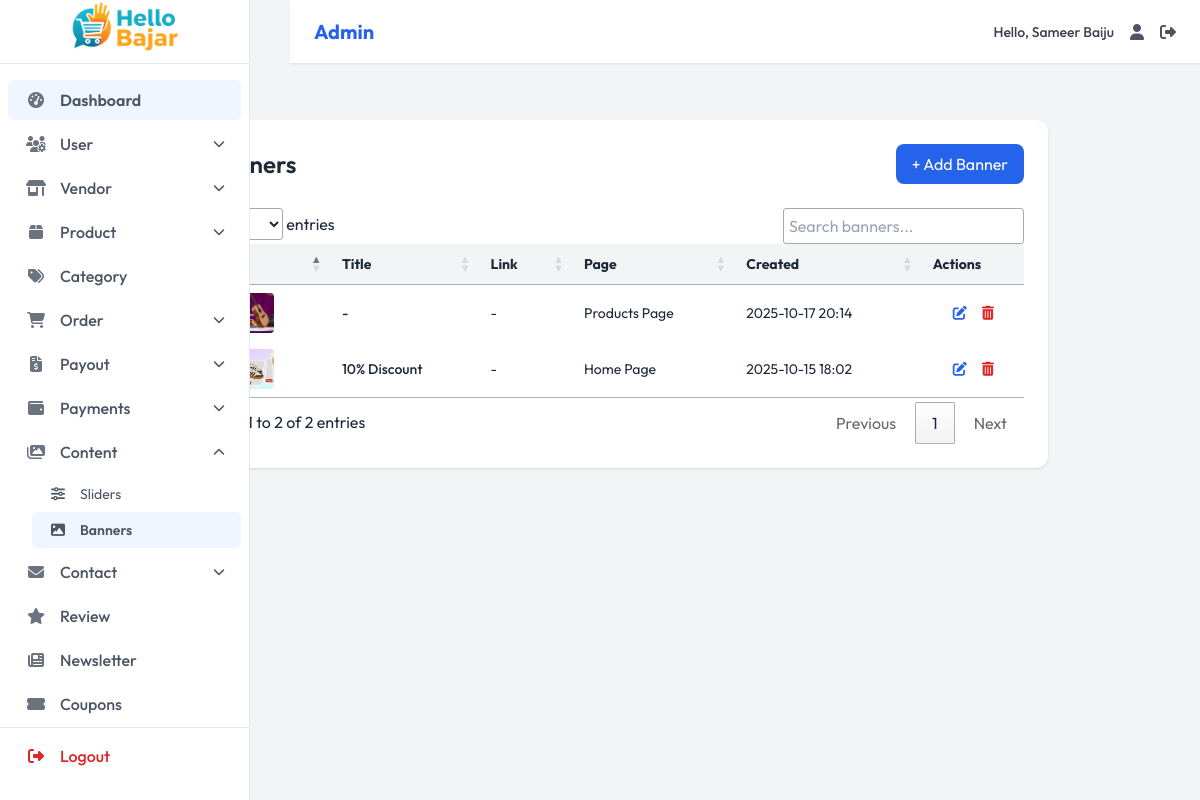
Page /admin-dashboard/banners/ (signed in) on the committed database.
### dashboard/models.py (models this page shows, shortened)
class Organization(models.Model):
    name = models.CharField(max_length=200, default="My Store")
    logo = models.ImageField(upload_to='org/', blank=True, null=True)
    email = models.EmailField()
    phone = models.CharField(max_length=15)
    phone_secondary = models.CharField(max_length=15, blank=True)
    address = models.TextField()
    facebook = models.URLField(blank=True)
    instagram = models.URLField(blank=True)
    twitter = models.URLField(blank=True)
    youtube = models.URLField(blank=True)
    tiktok = models.URLField(blank=True)
    class Meta:
        verbose_name = 'Organization Info'
        verbose_name_plural = 'Organization Info'

class Banner(models.Model):
    PAGE_CHOICES = [
        ('home', 'Home Page'),
        ('products', 'Products Page'),
    ]
    title = models.CharField(max_length=200, blank=True, null=True)
    image = models.ImageField(upload_to='banners/')
    link = models.URLField(max_length=500, blank=True, null=True)
    page = models.CharField(
        max_length=50,
        choices=PAGE_CHOICES,
        default='home',
        unique=True,  # Only one banner per page
        help_text="Select where to display the banner"
    )
    is_active = models.BooleanField(default=True)
    created_at = models.DateTimeField(auto_now_add=True)
    updated_at = models.DateTimeField(auto_now=True)

### dashboard/views.py (the view)
    @login_required
    def wrapper(request, *args, **kwargs):
        if not hasattr(request.user, 'role') or not request.user.role.is_admin():
            return redirect('home')
        return view_func(request, *args, **kwargs)

### dashboard/models.py (called while the page is built)
    def is_admin(self):
        return self.role == 'admin'

### dashboard/views.py (called while the page is built)
def admin_required(view_func):
    @login_required
    def wrapper(request, *args, **kwargs):
        if not hasattr(request.user, 'role') or not request.user.role.is_admin():
            return redirect('home')
        return view_func(request, *args, **kwargs)
    return wrapper

@admin_required
def admin_banners_list(request):
    banners = Banner.objects.all().order_by('-created_at')
    return render(request, 'dashboard/pages/content/banners_list.html', {'banners': banners})

### templates/dashboard/pages/content/banners_list.html (shortened to what this page needs)
{% extends 'dashboard/components/base.html' %}
{% load static %}
{% block content %}
<div class="bg-white rounded-xl shadow p-6 max-w-7xl mx-auto mt-8">
  <div class="flex justify-between items-center mb-6">
    <h1 class="text-2xl font-semibold text-gray-800"> Banners </h1>
    <a href="{% url 'admin_banner_add' %}" class="bg-blue-600 text-white px-4 py-2 rounded-lg hover:bg-blue-700 transition">+ Add Banner</a>
  </div>
  <div class="overflow-x-auto">
    <table id="bannersTable" class="min-w-full text-sm">
      <thead class="bg-gray-100">
        <tr>
          <th class="px-4 py-3 text-left">Image</th>
          <th class="px-4 py-3 text-left">Title</th>
          <th class="px-4 py-3 text-left">Link</th>
          <th class="px-4 py-3 text-left">Page</th>
          <th class="px-4 py-3 text-left">Created</th>
          <th class="px-4 py-3 text-center">Actions</th>
        </tr>
      </thead>
      <tbody>
        {% for b in banners %}
        <tr class="hover:bg-gray-50">
          <td class="px-4 py-3">{% if b.image %}<img src="{{ b.image.url }}" class="h-10 w-20 object-cover rounded" />{% else %}-{% endif %}</td>
          <td class="px-4 py-3 font-medium">{{ b.title|default:'-' }}</td>
          <td class="px-4 py-3">
            {% if b.link %}
              <a href="{{ b.link }}" class="text-blue-600 hover:underline" target="_blank">{{ b.link }}</a>
            {% else %}
              -
            {% endif %}
          </td>
          <td class="px-4 py-3">{{ b.get_page_display }}</td>
          <td class="px-4 py-3">{{ b.created_at|date:"Y-m-d H:i" }}</td>
          <td class="px-4 py-3 text-center space-x-3">
            <a href="{% url 'admin_banner_update' b.id %}" class="text-blue-600 hover:text-blue-800" title="Edit">
              <i class="fas fa-edit"></i>
            </a>
            <a href="{% url 'admin_banner_delete' b.id %}" onclick="return confirm('Delete this banner?')" class="text-red-600 hover:text-red-800" title="Delete">
              <i class="fas fa-trash-alt"></i>
            </a>
          </td>
        </tr>
        {% empty %}
        <tr>
          <td colspan="6" class="px-4 py-4 text-center text-gray-500">No banners found.</td>
        </tr>
        {% endfor %}
      </tbody>
    </table>
  </div>
</div>
{% endblock %}

### templates/dashboard/components/navbar.html (shortened to what this page needs)
<nav class="navbar bg-white border-b border-gray-200 fixed top-0 md:left-[290px] left-0 right-0 z-40 flex items-center justify-between px-6 py-3 shadow-sm">
  <div class="flex items-center">
   <span class="text-xl font-bold text-blue-600">
    {% if request.user.role.role == 'admin' %}
        Admin
    {% else %}
        Vendor
    {% endif %}
</span>
  </div>
  <div class="flex items-center space-x-4">
    <span class="text-sm font-medium text-gray-700">Hello, {{user.first_name}} {{user.last_name}}</span>
    <a href="" class="hover:text-blue-600 transition-colors duration-200" title="Profile" aria-label="Profile">
      <i class="fas fa-user text-gray-600"></i>
    </a>
    <a href="{% url 'logout'%}" class="hover:text-blue-600 transition-colors duration-200" title="Logout" aria-label="Logout">
      <i class="fas fa-sign-out-alt text-gray-600"></i>
    </a>
  </div>
</nav>

### templates/dashboard/components/sidebar.html (shortened to what this page needs)
<aside
  id="sidebar"
  class="bg-white border-r border-gray-200 w-[250px] fixed inset-y-0 left-0 transform transition-transform duration-300 md:translate-x-0 -translate-x-full z-30 flex flex-col pb-6"
  aria-label="Main navigation"
>
  <div class="px-0 py-0 h-16 flex items-center border-b border-gray-200">
    <a href="{% if request.user.role.role == 'admin' %}{% url 'admin_dashboard' %}{% else %}{% url 'vendor_dashboard' %}{% endif %}"
       class="flex items-center justify-center w-full h-full"
       aria-label="Hello Bazar Dashboard">
      <img src="{{organization.logo.url}}" alt="Hello Bazar Logo" class="h-full w-full object-contain">
    </a>
  </div>
  {% if request.user.role.role == 'admin' %}
  <nav class="flex-grow overflow-y-auto py-4 text-md" aria-label="Sidebar navigation">
    <ul class="space-y-1 px-2">
      <li>
        <a href="{% url 'admin_dashboard' %}" class="sidebar-link flex items-center px-4 py-2 rounded-md text-gray-600 font-medium hover:bg-gray-100 transition-all duration-200">
          <i class="fas fa-tachometer-alt w-6 text-center text-gray-500 mr-3"></i>
          <span>Dashboard</span>
        </a>
      </li>
      <li>
        <button class="sidebar-dropdown-toggle flex items-center w-full px-4 py-2 rounded-md text-gray-600 font-medium hover:bg-gray-100 transition-all duration-200">
          <i class="fas fa-users-cog w-6 text-center text-gray-500 mr-3"></i>
          <span>User</span>
          <i class="dropdown-icon fas fa-chevron-down text-xs ml-auto transition-transform duration-200"></i>
        </button>
      </li>
      <li>
        <button class="sidebar-dropdown-toggle flex items-center w-full px-4 py-2 rounded-md text-gray-600 font-medium hover:bg-gray-100 transition-all duration-200">
          <i class="fas fa-store-alt w-6 text-center text-gray-500 mr-3"></i>
          <span>Vendor</span>
          <i class="dropdown-icon fas fa-chevron-down text-xs ml-auto transition-transform duration-200"></i>
        </button>
      </li>
      <li>
        <button class="sidebar-dropdown-toggle flex items-center w-full px-4 py-2 rounded-md text-gray-600 font-medium hover:bg-gray-100 transition-all duration-200">
          <i class="fas fa-box w-6 text-center text-gray-500 mr-3"></i>
          <span>Product</span>
          <i class="dropdown-icon fas fa-chevron-down text-xs ml-auto transition-transform duration-200"></i>
        </button>
      </li>
      <li>
        <a href="{% url 'admin_categories_list' %}" class="sidebar-link flex items-center px-4 py-2 rounded-md text-gray-600 font-medium hover:bg-gray-100 transition-all duration-200">
          <i class="fas fa-tags w-6 text-center text-gray-500 mr-3"></i>
          <span>Category</span>
        </a>
      </li>
      <li>
        <button class="sidebar-dropdown-toggle flex items-center w-full px-4 py-2 rounded-md text-gray-600 font-medium hover:bg-gray-100 transition-all duration-200">
          <i class="fas fa-shopping-cart w-6 text-center text-gray-500 mr-3"></i>
          <span>Order</span>
          <i class="dropdown-icon fas fa-chevron-down text-xs ml-auto transition-transform duration-200"></i>
        </button>
      </li>
      <li>
        <button class="sidebar-dropdown-toggle flex items-center w-full px-4 py-2 rounded-md text-gray-600 font-medium hover:bg-gray-100 transition-all duration-200">
          <i class="fas fa-file-invoice-dollar w-6 text-center text-gray-500 mr-3"></i>
          <span>Payout</span>
          <i class="dropdown-icon fas fa-chevron-down text-xs ml-auto transition-transform duration-200"></i>
        </button>
      </li>
  <li>
    <button class="sidebar-dropdown-toggle flex items-center w-full px-4 py-2 rounded-md text-gray-600 font-medium hover:bg-gray-100 transition-all duration-200">
      <i class="fas fa-wallet w-6 text-center text-gray-500 mr-3"></i>
      <span>Payments</span>
      <i class="dropdown-icon fas fa-chevron-down text-xs ml-auto transition-transform duration-200"></i>
    </button>
  </li>
      <li>
        <button class="sidebar-dropdown-toggle flex items-center w-full px-4 py-2 rounded-md text-gray-600 font-medium hover:bg-gray-100 transition-all duration-200">
          <i class="fas fa-images w-6 text-center text-gray-500 mr-3"></i>
          <span>Content</span>
          <i class="dropdown-icon fas fa-chevron-down text-xs ml-auto transition-transform duration-200"></i>
        </button>
        <ul class="sidebar-submenu hidden pl-6 mt-1">
          <li>
            <a href="{% url 'admin_sliders_list' %}" class="sublink flex items-center px-4 py-2 rounded-md text-gray-600 font-normal text-sm hover:bg-gray-100 transition-all duration-200">
              <i class="fas fa-sliders-h w-5 text-center mr-3"></i>
              Sliders
            </a>
          </li>
          <li>
            <a href="{% url 'admin_banners_list' %}" class="sublink flex items-center px-4 py-2 rounded-md text-gray-600 font-normal text-sm hover:bg-gray-100 transition-all duration-200">
              <i class="fas fa-image w-5 text-center mr-3"></i>
              Banners
            </a>
          </li>
        </ul>
      </li>
      <li>
        <button class="sidebar-dropdown-toggle flex items-center w-full px-4 py-2 rounded-md text-gray-600 font-medium hover:bg-gray-100 transition-all duration-200">
          <i class="fas fa-envelope w-6 text-center text-gray-500 mr-3"></i>
          <span>Contact</span>
          <i class="dropdown-icon fas fa-chevron-down text-xs ml-auto transition-transform duration-200"></i>
        </button>
      </li>
      <li>
        <a href="{% url 'admin_reviews_list' %}" class="sidebar-link flex items-center px-4 py-2 rounded-md text-gray-600 font-medium hover:bg-gray-100 transition-all duration-200">
          <i class="fas fa-star w-6 text-center text-gray-500 mr-3"></i>
          <span>Review</span>
        </a>
      </li>
      <li>
        <a href="{% url 'admin_newsletter_list' %}" class="sidebar-link flex items-center px-4 py-2 rounded-md text-gray-600 font-medium hover:bg-gray-100 transition-all duration-200">
          <i class="fas fa-newspaper w-6 text-center text-gray-500 mr-3"></i>
          <span>Newsletter</span>
        </a>
      </li>
      <li>
        <a href="{% url 'admin_coupons_list' %}" class="sidebar-link flex items-center px-4 py-2 rounded-md text-gray-600 font-medium hover:bg-gray-100 transition-all duration-200">
          <i class="fas fa-ticket-alt w-6 text-center text-gray-500 mr-3"></i>
          <span>Coupons</span>
        </a>
      </li>
    </ul>
  </nav>
  {% endif %}
  <div class="border-t border-gray-200 pt-2 px-2">
    <ul class="space-y-1">
      <li>
        <a href="{% url 'logout' %}" class="flex items-center px-4 py-2 rounded-md text-red-600 font-medium hover:bg-red-50 transition-all duration-200">
          <i class="fas fa-sign-out-alt w-6 text-center mr-3"></i>
          Logout
        </a>
      </li>
    </ul>
  </div>
</aside>

### templates/dashboard/components/base.html (style rules this page uses)
:root { --primary: #3b82f6; --primary-dark: #456fff; --primary-light: #60a5fa; --secondary: #4b5563; --success: #10b981; --warning: #f59e0b; --danger: #ef4444; --info: #06b6d4; --light: #f3f4f6; --dark: #1f2937; --white: #ffffff; --new-black-light: #344054; --new-black-light-opa: #3440543e; --new-black-dark: #1d2939; --new-blue: #456fff; --spacing-xs: 0.25rem; --spacing-sm: 0.5rem; --spacing-md: 1rem; --spacing-lg: 1.5rem; --spacing-xl: 2rem; --font-family-sans: "Outfit", "Inter", "Segoe UI", "Roboto", "Helvetica Neue", "Open Sans", sans-serif; --text-xs: 0.75rem; --text-sm: 0.875rem; --text-base: 1rem; --text-lg: 1.125rem; --text-xl: 1.25rem; --text-2xl: 1.5rem; --radius-md: 0.375rem; --radius-lg: 0.5rem; }
* { box-sizing: border-box; margin: 0; padding: 0; }
body { font-family: var(--font-family-sans); background-color: var(--light); color: var(--new-black-dark); line-height: 1.5; overflow-x: hidden; height: 100vh; transition: background-color 0.3s, color 0.3s; }
.navbar { background-color: var(--white); padding: var(--spacing-sm) var(--spacing-md); border-bottom: 1px solid var(--light); position: fixed; top: 0; left: 0; right: 0; z-index: 50; display: flex; justify-content: space-between; align-items: center; box-shadow: 0 1px 3px rgba(0, 0, 0, 0.1); height: 4rem; }

### rows in the picture
Organization: logo (picture)
Banner: title "-", page "Products Page", created_at "2025-10-17 20:14"
Banner: title "10% Discount", page "Home Page", created_at "2025-10-15 18:02"

### other values in the picture
{{ user.first_name }} "Sameer"
{{ user.last_name }} "Baiju"
